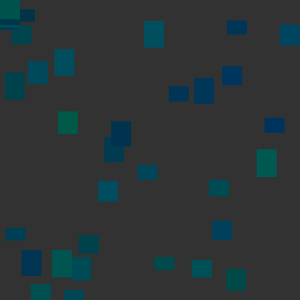
Frame 1 (no input)
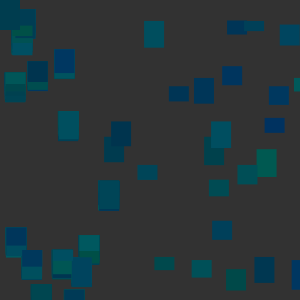
Frame 60 (the mouse pressed at the canvas centre just before this capture)
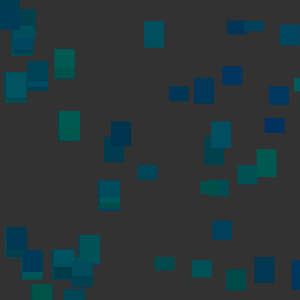
Frame 120 (the mouse held since frame 60 and released just before this capture)

The Processing sketch that drew these frames (run headless with seeded random() and noise(); from frame 60 on, the mouse is pressed at the canvas centre):

// Processing sketch: processing_39812
// ── processing_39812.pde

//3 ARRAYS WITH 100 VARIABLES

int count = 300;

float[] x = new float[count]; //x COORDINATE
float[] y = new float[count]; //y COORDINATE
float[] speed = new float [count]; //SPEED ARRAY
color[] c = new color [count]; //COLOR ARRAY

void setup() {
  size(300, 300);
  background(50);
  colorMode(RGB);
  noStroke();

  for (int i=0; i<count; i+=10) {
    //SETS THE INDICES
    x[i] = random(width);
    y[i] = random(height);
    speed[i]= random(0, .03);
  }
}

void draw() {

  for (int i=0; i<width; i++) {

    noStroke();
    fill(0, random(50, 90), random(70, 99));
    rect(x[i], y[i], 20, random(10, 30)); //DRAWS THE RECTANGLE AT RANDOM CORDINATES

    x[i] = x[i] + speed[i]; //CONTROLS THE SPEED
    if (x[i] > 100) {
      x[i] = x[i]+100;
    }
  }
}
void mousePressed() { //REPEATS THE PROGRAM
  background(50);
  loop();
}
